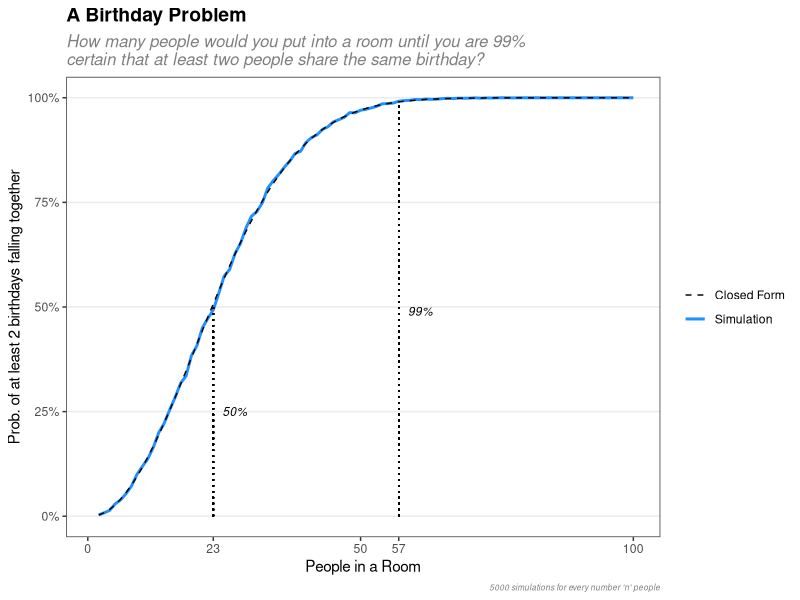

Write the R code that produced this figure.
## ---- chunk 1
knitr::opts_chunk$set(echo = TRUE)

library(tidyverse)
library(magrittr)
library(ggplot2)
## ---- chunk 2
# params
simulations = 5000
players = c(2:100)
resmat = matrix(ncol = 3, nrow = length(players))
resmat[,1] = players
resmat[1,3] = 365/365 * 364/365

for (i in 2:length(players)){
  resmat[i,3] = resmat[i-1,3] * (365-i)/365
}
resmat[,3] = 1 - resmat[,3]

#simulation
for (v in players){

  valmat <- matrix(ncol = simulations, nrow = v)
  occvec <- vector(mode = "logical", length = simulations)
  
  for (i in 1:simulations){
    
    valmat[,i] = sample(x = 1:365, size = v, replace = TRUE)
    occvec[i] = sum(duplicated(valmat[,i])) > 0
    
  }
  
  resmat[v-1,2] = sum(occvec)/simulations
}

#convert to data frame for ggplot
resmat <- resmat %>% as.data.frame()

#confidence levels
fifty_percent_confidence = min(which(resmat$V3 > 0.5) + 1)
ninetynine_percent_confidence = min(which(resmat$V3 > 0.99) + 1)
## ---- chunk 3
ggplot(resmat, aes(x = V1)) +
  geom_line(aes(y = V2, colour = "Simulation"), lty = "solid", size = 1) +
  geom_line(aes(y = V3, colour = "Closed Form"), lty = "dashed", size = 0.5) +
  labs(title = "A Birthday Problem",
       subtitle = "How many people would you put into a room until you are 99% \ncertain that at least two people share the same birthday? ",
       caption = paste(simulations, "simulations for every number 'n' people")) +
  guides(linetype = "none") + #removes linetype legend
  labs(x = "People in a Room",
       y = "Prob. of at least 2 birthdays falling together",
       colour = NULL) +
  geom_segment(aes(x = fifty_percent_confidence,
                   y = 0,
                   xend = fifty_percent_confidence,
                   yend = resmat[fifty_percent_confidence-1,3]),
               lty = 3, colour = "black") +
  geom_segment(aes(x = ninetynine_percent_confidence,
                   y = 0,
                   xend = ninetynine_percent_confidence,
                   yend = resmat[ninetynine_percent_confidence-1,3]),
               lty = 3, colour = "black") +
  annotate(geom = "text", size = 3, x = 27, y = 0.25,
           label = "50%", fontface = "italic") +
  annotate(geom = "text", size = 3, x = 61, y = 0.49,
           label = "99%", fontface = "italic") +
  scale_colour_manual(values = c("black", "dodgerblue")) +
  scale_x_continuous(limits = c(1, 100), breaks = c(seq(0, 100, by=50), 23, 57)) +
  scale_y_continuous(labels = scales::percent_format()) +
  theme_bw() +
  theme(text=element_text(size = 11, color = "black"),
        panel.grid.major.x = element_blank(),
        panel.grid.minor.x = element_blank(),
        panel.grid.minor.y = element_blank(),
        plot.title=element_text(size=14, face = "bold", color="black"),
        plot.subtitle=element_text(size=12, face="italic", color="grey50"),
        plot.caption=element_text(size=6, face="italic", color="grey50"))
